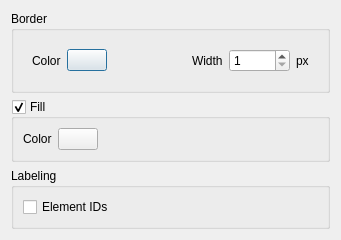
<?xml version="1.0" encoding="UTF-8"?>
<ui version="4.0">
 <class>Dialog</class>
 <widget class="QDialog" name="Dialog">
  <property name="geometry">
   <rect>
    <x>0</x>
    <y>0</y>
    <width>341</width>
    <height>225</height>
   </rect>
  </property>
  <property name="windowTitle">
   <string>Mesh Rendering Options</string>
  </property>
  <layout class="QVBoxLayout" name="verticalLayout">
   <item>
    <widget class="QGroupBox" name="borderGroupBox">
     <property name="title">
      <string>Border</string>
     </property>
     <layout class="QVBoxLayout" name="verticalLayout_2">
      <item>
       <widget class="QWidget" name="colorHWidget" native="true">
        <layout class="QHBoxLayout" name="horizontalLayout_3">
         <item>
          <widget class="QLabel" name="label">
           <property name="text">
            <string>Color</string>
           </property>
          </widget>
         </item>
         <item>
          <widget class="QgsColorButton" name="borderColorButton"/>
         </item>
         <item>
          <spacer name="horizontalSpacer_2">
           <property name="orientation">
            <enum>Qt::Horizontal</enum>
           </property>
           <property name="sizeHint" stdset="0">
            <size>
             <width>40</width>
             <height>20</height>
            </size>
           </property>
          </spacer>
         </item>
         <item>
          <layout class="QHBoxLayout" name="horizontalLayout">
           <item>
            <widget class="QLabel" name="borderWidthLabel">
             <property name="text">
              <string>Width</string>
             </property>
            </widget>
           </item>
           <item>
            <widget class="QSpinBox" name="borderWidthSpinBox">
             <property name="minimum">
              <number>1</number>
             </property>
             <property name="maximum">
              <number>10000</number>
             </property>
            </widget>
           </item>
           <item>
            <widget class="QLabel" name="pxLabel">
             <property name="text">
              <string>px</string>
             </property>
            </widget>
           </item>
          </layout>
         </item>
        </layout>
       </widget>
      </item>
     </layout>
    </widget>
   </item>
   <item>
    <widget class="QGroupBox" name="fillGroupBox">
     <property name="title">
      <string>Fill</string>
     </property>
     <property name="checkable">
      <bool>true</bool>
     </property>
     <layout class="QHBoxLayout" name="horizontalLayout_2">
      <item>
       <widget class="QLabel" name="label_2">
        <property name="text">
         <string>Color</string>
        </property>
       </widget>
      </item>
      <item>
       <widget class="QgsColorButton" name="fillColorButton"/>
      </item>
      <item>
       <spacer name="horizontalSpacer">
        <property name="orientation">
         <enum>Qt::Horizontal</enum>
        </property>
        <property name="sizeHint" stdset="0">
         <size>
          <width>40</width>
          <height>20</height>
         </size>
        </property>
       </spacer>
      </item>
     </layout>
    </widget>
   </item>
   <item>
    <widget class="QGroupBox" name="labellingGroupBox">
     <property name="title">
      <string>Labeling</string>
     </property>
     <property name="checked">
      <bool>false</bool>
     </property>
     <layout class="QGridLayout" name="gridLayout_5">
      <item row="0" column="0">
       <widget class="QCheckBox" name="elementLabelCheckBox">
        <property name="text">
         <string>Element IDs</string>
        </property>
       </widget>
      </item>
     </layout>
    </widget>
   </item>
  </layout>
 </widget>
 <customwidgets>
  <customwidget>
   <class>QgsColorButton</class>
   <extends>QPushButton</extends>
   <header>qgscolorbutton.h</header>
  </customwidget>
 </customwidgets>
 <tabstops>
  <tabstop>borderWidthSpinBox</tabstop>
  <tabstop>labellingGroupBox</tabstop>
 </tabstops>
 <resources/>
 <connections/>
 <slots>
  <slot>shaftLengthMethodChanged()</slot>
  <slot>apply()</slot>
 </slots>
</ui>
